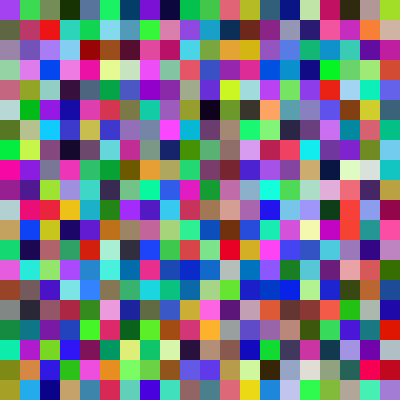
Frame 1 (no input)
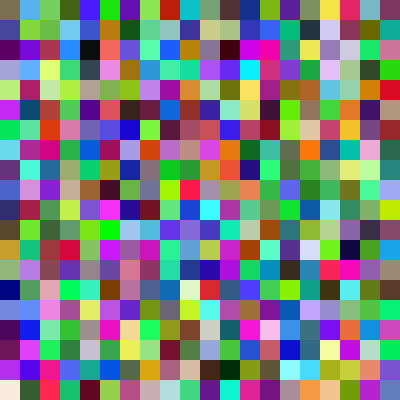
Frame 60 (the mouse pressed at the canvas centre just before this capture)
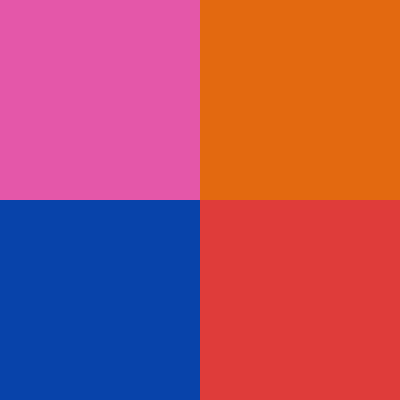
Frame 120 (the mouse held since frame 60 and released just before this capture)

The Processing sketch that drew these frames (run headless with seeded random() and noise(); from frame 60 on, the mouse is pressed at the canvas centre):

// Processing sketch: esempioFuzione
// ── esempioFuzione.pde
int valore = 20;

void setup(){
  size(400, 400);
}

void draw(){
  background(255);
  stroke(0);
  noFill();
  disegnaPlaid(valore);
  
}

void disegnaPlaid(int dimensione)
{
  for(int i=0; i<height; i+=dimensione){
    for(int c=0; c<width; c+=dimensione){
      float r = random(255);
      float g = random(255);
      float b = random(255);
      noStroke();
      fill(r,g,b);
      rect(c,i, dimensione,dimensione);
      
    }
  }
}

void mousePressed()
{
  valore = mouseX;
}
